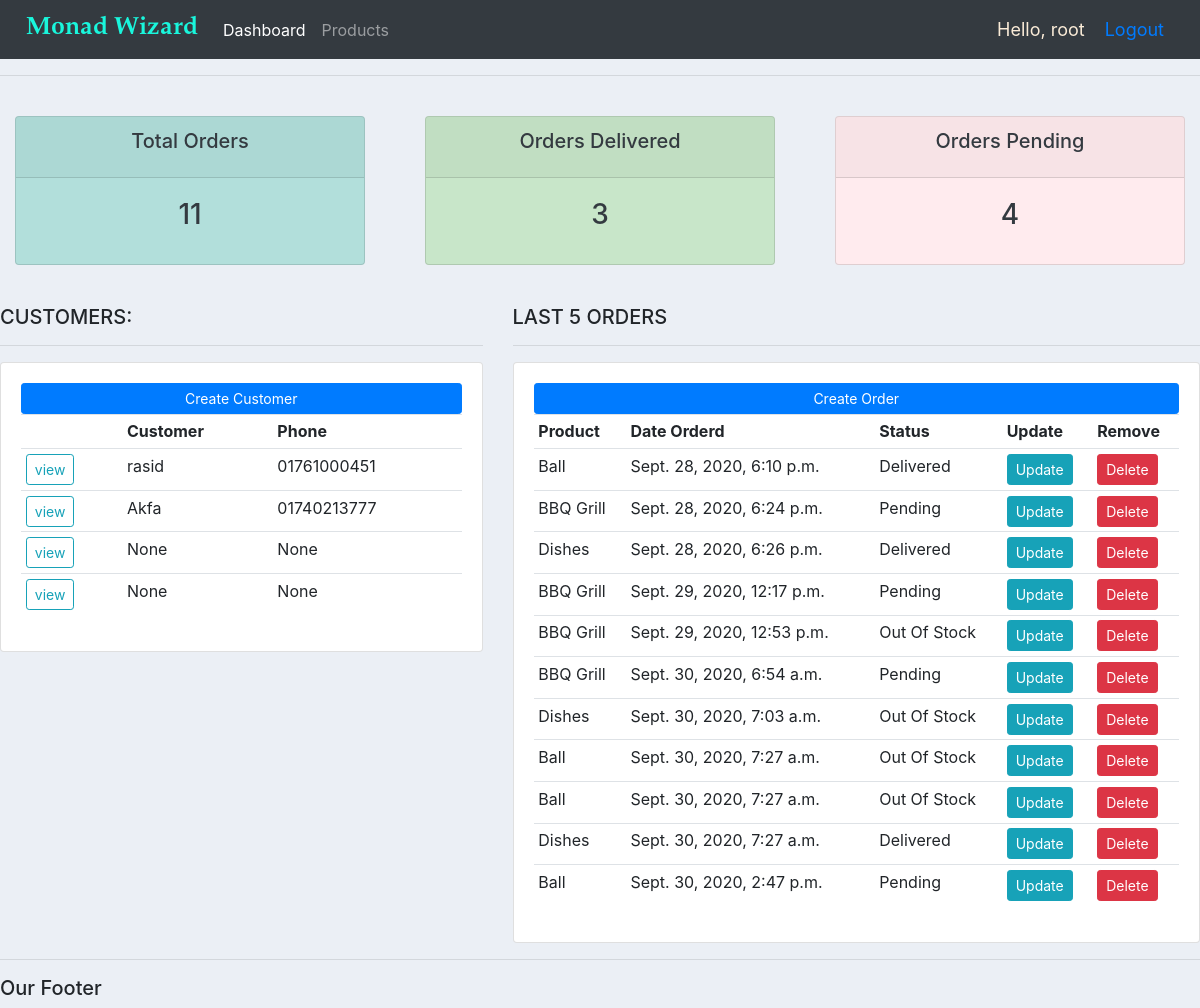
Page / (signed in) on the earlier database version.
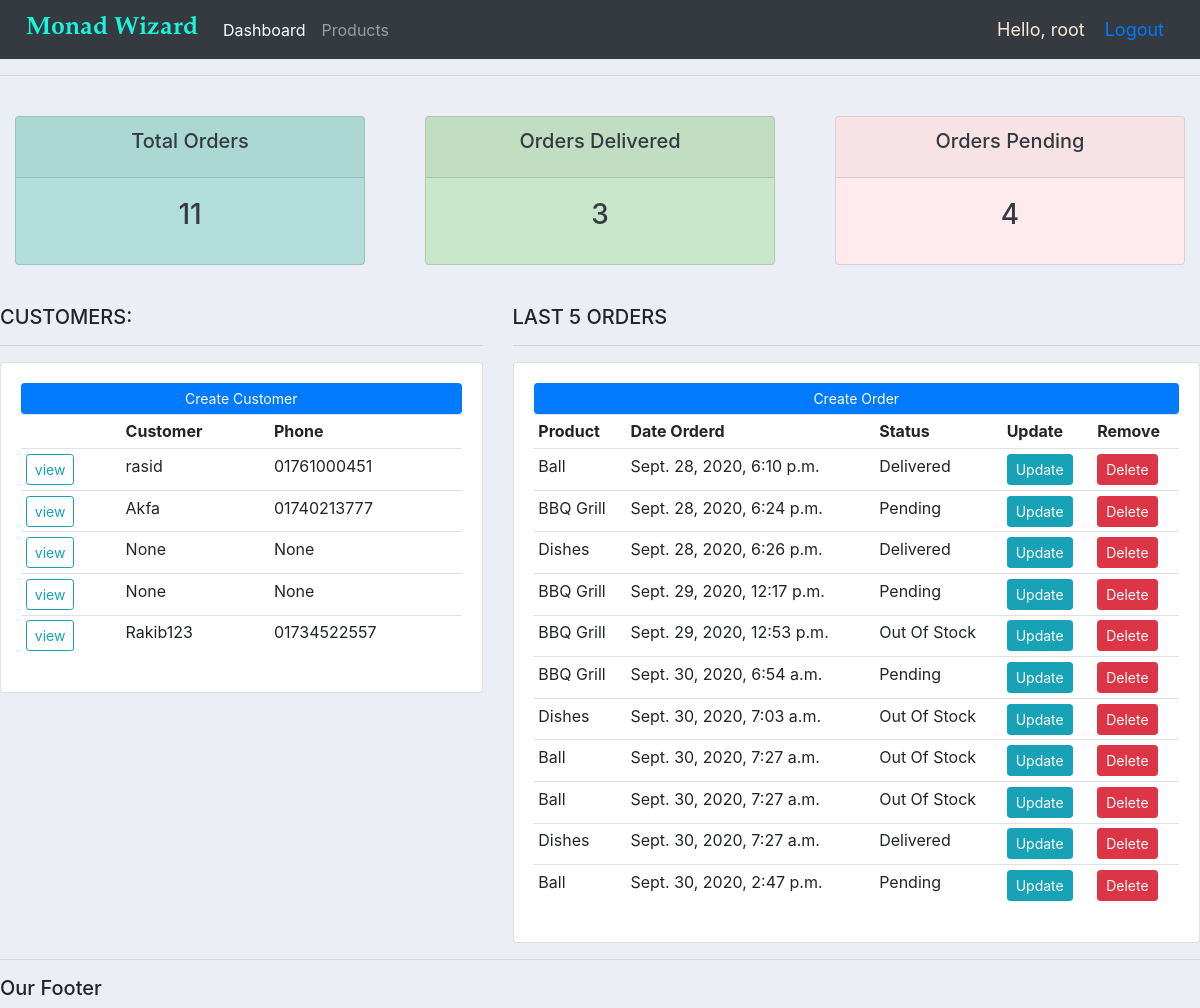
Same page on the later database version.
### accounts/models.py (models this page shows, shortened)
class Customer(models.Model):
    user = models.OneToOneField(User, null=True,blank=True, on_delete=models.CASCADE)
    profile_pic = models.ImageField(default='dpp.png', null=True, blank=True)
    name = models.CharField(max_length=200, null=True)
    phone = models.CharField(max_length=50, null=True)
    email = models.EmailField(max_length=100, null=True)
    date_created = models.DateTimeField(auto_now_add=True, null=True)

class Order(models.Model):
    STATUS = (
        ('Pending', 'Pending'),
        ('Out Of Stock', 'Out of Stock'),
        ('Delivered', 'Delivered'),
    )
    customer = models.ForeignKey(Customer, null=True, on_delete=models.SET_NULL)
    product = models.ForeignKey(Product, null=True, on_delete=models.SET_NULL)
    date_created = models.DateTimeField(auto_now_add=True, null=True)
    status = models.CharField(max_length=200, null=True,choices=STATUS)

class Product(models.Model):
    CATEGORY = (
        ('Indoor', 'Indoor'),
        ('Out Door', 'Out Door'),
    )
    name = models.CharField(max_length=200, null=True)
    price = models.FloatField(null=True)
    category = models.CharField(max_length=200, null=True,choices=CATEGORY)
    description = models.CharField(max_length=200, null=True, blank=True)
    date_created = models.DateTimeField(auto_now_add=True, null=True)
    tags = models.ManyToManyField(Tag)

### accounts/decorators.py (the view)
    def wrapper_func(request, *args, **kwargs):
        group = None
        if request.user.groups.exists():
            group = request.user.groups.all()[0].name
        if group == 'customer':
            return redirect('user-page')
        if group == 'admin':
            return view_func(request, *args, **kwargs)

### accounts/views.py (called while the page is built)
@login_required(login_url='login')
@admin_only
def home(request):
    orders = Order.objects.all()
    customers = Customer.objects.all()
    total_order = orders.count()
    delivered = Order.objects.filter(status='Delivered').count()
    pending = Order.objects.filter(status='Pending').count()
    contex = {'orders' : orders, 'customers' : customers,
        'total_order' : total_order, 'delivered' : delivered, 'pending' : pending }
    return render(request, 'accounts/dashboard.html', contex)

### accounts/templates/accounts/dashboard.html
{% extends 'accounts/main.html' %}
{% block content %}
{% include 'accounts/status.html' %}
<br>
<div class="row">
	<div class="col-md-5">
		<h5>CUSTOMERS:</h5>
		<hr>
		<div class="card card-body">
			<a class="btn btn-primary  btn-sm btn-block" href="">Create Customer</a>
			<table class="table table-sm">
				<tr>
					<th>  </th>
					<th>Customer</th>
					<th>Phone</th>
				</tr>
				{% for customer in customers %}
					<tr>
						<th> <a class="btn btn-outline-info  btn-sm " href="{% url 'customer' customer.id %}"> view </a></th>
						<td> {{ customer.name }} </td>
						<td> {{ customer.phone }} </td>
					</tr>
				{% endfor %}
			</table>
		</div>
	</div>
	<div class="col-md-7">
		<h5>LAST 5 ORDERS</h5>
		<hr>
		<div class="card card-body">
			<a class="btn btn-primary  btn-sm btn-block" href="{% url 'create_order' %}">Create Order</a>
			<table class="table table-sm">
				<tr>
					<th>Product</th>
					<th>Date Orderd</th>
					<th>Status</th>
					<th>Update</th>
					<th>Remove</th>
				</tr>
				{% for order in orders %}
					<tr>
						<td> {{ order.product.name }} </td>
						<td> {{ order.date_created }} </td>
						<td> {{ order.status }} </td>
						<td><a class="btn btn-sm btn-info" href="{% url 'update_order' order.id %}"> Update </a></td>
						<td><a class="btn btn-sm btn-danger" href="{% url 'delete_order' order.id %}"> Delete </a></td>
					</tr>
				{% endfor %}
			</table>
		</div>
	</div>
</div>
{% endblock %}

Differences in the rows shown:
added Customer: name "Rakib123", phone "01734522557"
